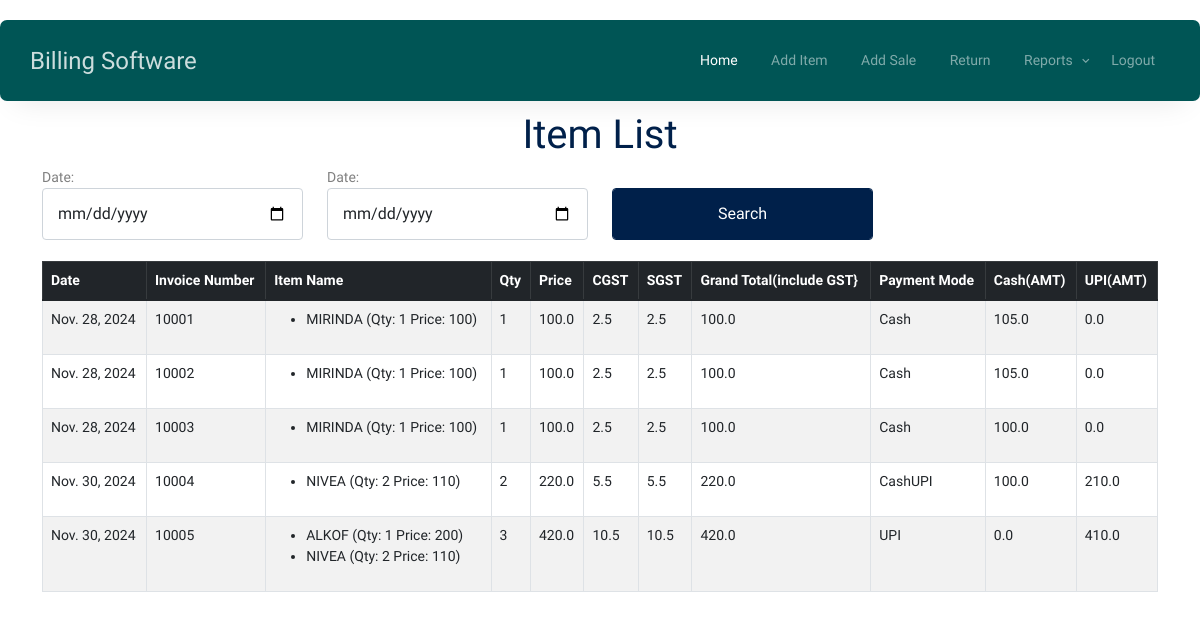
The page /viewSales on the database its author committed.
### shopping_app/models.py (models this page shows)
class Sales(models.Model):
    phonenumber = models.IntegerField(null=True)
    itemname = models.CharField(max_length=250,null=True)
    hsncode = models.CharField(max_length=250,null=True)
    price = models.CharField(max_length=250,null=True)
    gst = models.IntegerField(null=True)
    cgst = models.FloatField(null=True)
    sgst = models.FloatField(null=True)
    quantity = models.IntegerField(null=True)
    date = models.DateField(null=True)
    invoiceNo =models.CharField(max_length=250,null=True)
    username = models.CharField(max_length=250,null=True)
    barcode_number = models.CharField(max_length=250,null=True)
    discount = models.IntegerField(null=True)
    discountAmt = models.FloatField(null=True)
    payment_mode = models.CharField(max_length=250,null=True)
    cash = models.FloatField(null=True)
    UPI = models.FloatField(null=True)
    status = models.CharField(max_length=250,null=True)

### shopping_app/views.py (the view)
# urls.py: path('viewSales',views.viewSales,name='viewSales'),
def viewSales(request):
    from_date = request.GET.get('from_date')
    to_date = request.GET.get('to_date')
    sales = Sales.objects.all()
    if from_date:
        sales = sales.filter(date__gte=parse_date(from_date))
    if to_date:
        sales = sales.filter(date__lte=parse_date(to_date))
    sales_summary = {}
    for sale in sales:
        invoice_no = sale.invoiceNo
        if invoice_no not in sales_summary:
            sales_summary[invoice_no] = {
                'date': sale.date,
                'payment_mode': sale.payment_mode,
                'cash': sale.cash,
                'UPI': sale.UPI,
                'items': [],
                'grand_qty': 0,
                'grand_print': 0.0,
                'grand_price_with_gst': 0.0,
                'cgst_amount': 0.0,
                'sgst_amount': 0.0,
            }
        sales_summary[invoice_no]['items'].append({
            'itemname': sale.itemname,
            'quantity': sale.quantity,
            'price': sale.price,
        })
        price = float(sale.price)
        quantity = sale.quantity
        gst = float(sale.gst) if hasattr(sale, 'gst') else 0.0
        item_total = price * quantity  # Total price for the item
        sales_summary[invoice_no]['grand_qty'] += quantity
        sales_summary[invoice_no]['grand_print'] += item_total
        sales_summary[invoice_no]['grand_price_with_gst'] += item_total
        cgst = gst / 2
        sgst = gst / 2
        sales_summary[invoice_no]['cgst_amount'] += item_total * cgst / 100
        sales_summary[invoice_no]['sgst_amount'] += item_total * sgst / 100
    return render(request, 'viewSales.html', {'sales_summary': sales_summary})

### shopping_app/templates/viewSales.html (shortened to what this page needs)
{% load static %}
<!DOCTYPE html>
<html lang="en">
  <head>
    <link rel="stylesheet" href="{% static 'fonts/icomoon/style.css' %}" />
    <link rel="stylesheet" href="{% static 'fonts/flaticon/font/flaticon.css' %}" />
    <link rel="stylesheet" href="{% static 'css/tiny-slider.css' %}" />
    <link rel="stylesheet" href="{% static 'css/aos.css' %}" />
    <link rel="stylesheet" href="{% static 'css/style.css' %}" />
  </head>
  <body>
    {% include 'admin_nav.html' %}
<br><br><br>
      <div class="container">
        <div class="row justify-content-center align-items-center">
          <div class="col-lg-9 text-center mt-5">
            <h1 class="heading" data-aos="fade-up"> Item List</h1>
          </div>
        </div>
      </div>
<div class="content">
    <div class="container" style=" overflow-x: auto;">
        <form method="post">
        <div class="row">
            <div class="col-md-3">
                <label for="from_date">Date:</label>
    <input type="date" name="from_date" id="from_date" class="form-control" value="{{ request.GET.from_date }}">
            </div>
            <div class="col-md-3">
                <label for="to_date">Date:</label>
    <input type="date" name="to_date" class="form-control" id="to_date" value="{{ request.GET.to_date }}">
            </div>
            <div class="col-md-3">
                <br>
                <button type="submit" class="form-control btn-primary">Search</button>
            </div>
        </div>
            </form>
        <br>
            <div class="">
                <form method="get">
                    <table class="table table-striped table-bordered">
                        <thead class="table-dark">
                        <tr>
                            <th>Date</th>
                            <th>Invoice Number</th>
                            <th>Item Name</th>
                            <th>Qty</th>
                            <th>Price</th>
                            <th>CGST</th>
                            <th>SGST</th>
                            <th>Grand Total(include GST}</th>
                            <th>Payment Mode</th>
                            <th>Cash(AMT)</th>
                            <th>UPI(AMT)</th>
                        </tr>
                        </thead>
                       <tbody>
        {% for invoice_no, summary in sales_summary.items %}
        <tr>
            <td>{{ summary.date }}</td>
            <td>{{ invoice_no }}</td>
            <td>
                <ul>
                    {% for item in summary.items %}
                        <li>{{ item.itemname }} (Qty: {{ item.quantity }} Price: {{ item.price }})</li>
                    {% endfor %}
                </ul>
            </td>
            <td>{{ summary.grand_qty }}</td>
            <td>{{ summary.grand_print }}</td>
            <td>{{ summary.cgst_amount }}</td>
            <td>{{ summary.sgst_amount }}</td>
            <td>{{ summary.grand_price_with_gst }}</td>
            <td>{{ summary.payment_mode }}</td>
            <td>{{ summary.cash }}</td>
            <td>{{ summary.UPI }}</td>
        </tr>
        {% endfor %}
    </tbody>
                    </table>
                </form>
            </div>
    </div>
</div>
  </body>
</html>

### shopping_app/templates/admin_nav.html (shortened to what this page needs)
<nav class="site-nav">
    <div class="menu-bg-wrap">
        <div class="site-navigation d-flex justify-content-between align-items-center">
            <a href="{% url 'login' %}" class="logo m-0">Billing Software</a>
            <ul class="js-clone-nav d-none d-lg-inline-block text-start site-menu">
                <li class="active"><a href="{% url 'login' %}">Home</a></li>
                <li>
            <li><a href="{% url 'addItem' %}">Add Item</a></li>
                    </li>
                <li class="has-children">
                        <li><a href="{% url 'sales' %}">Add Sale</a></li>
                </li>
                <li>
            <li><a href="{% url 'returnSale' %}">Return</a></li>
                    </li>
                <li class="has-children">
                    <a href="#">Reports</a>
                </li>
                <li>
            <li><a href="{% url 'logout' %}">Logout</a></li>
                    </li>
            </ul>
        </div>
    </div>
</nav>

### rows shown on the page
Sales: date "Nov. 28, 2024", invoiceNo "10001", quantity "1" "1" "1", grand_qty "1", grand_print "100.0", cgst_amount "2.5", sgst_amount "2.5", grand_price_with_gst "100.0", payment_mode "Cash", cash "105.0", UPI "0.0", invoiceNo "10002", invoiceNo "10003", itemname "MIRINDA", price "100", cash "100.0"
Sales: itemname "MIRINDA", price "100"
Sales: itemname "MIRINDA", price "100"
Sales: date "Nov. 30, 2024", sales_summary "10004", itemname "NIVEA", price "110", payment_mode "CashUPI", cash "100.0", UPI "210.0"
Sales: date "Nov. 30, 2024", sales_summary "10005", itemname "ALKOF", price "200", payment_mode "UPI", cash "0.0", UPI "410.0"
Sales: itemname "NIVEA", price "110"

### other values the page prints
{{ item.quantity }} "2" "1" "2"
{{ summary.grand_qty }} "2" "3"
{{ summary.grand_print }} "220.0" "420.0"
{{ summary.cgst_amount }} "5.5" "10.5"
{{ summary.sgst_amount }} "5.5" "10.5"
{{ summary.grand_price_with_gst }} "220.0" "420.0"
